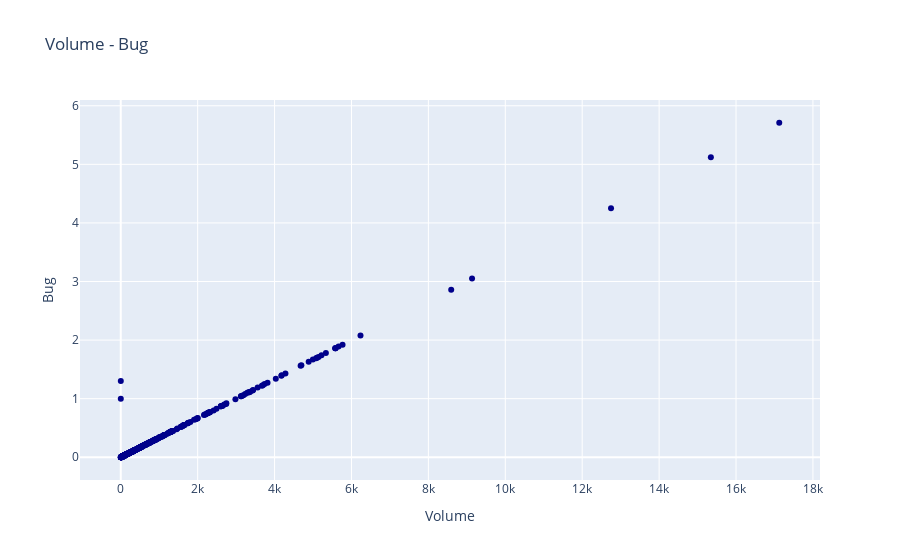

Write notebook code for a chart like this one.
### Code cell
trace = go.Scatter(x = data.v,
    y = data.b,
    mode = "markers",
    name = "Volume - Bug",
    marker = dict(color = 'darkblue'),
    text = "Bug (b)")

scatter_data = [trace]
scatter_layout = dict(title = 'Volume - Bug',
              xaxis = dict(title = 'Volume', ticklen = 5),
              yaxis = dict(title = 'Bug' , ticklen = 5),
             )
fig = dict(data = scatter_data, layout = scatter_layout)
iplot(fig)

### Figure 1 — Plotly figure (JSON) as saved in the notebook; plotly's stock layout.template omitted (floating-point values rounded to 4 significant figures; data arrays with more than 128 entries replaced by an {"elided": "..."} marker saying what was removed)
{"data": [{"marker": {"color": "darkblue"}, "mode": "markers", "name": "Volume - Bug", "text": "Bug (b)", "type": "scatter", "x": {"elided": "498 float values"}, "y": {"elided": "498 float values"}}], "layout": {"title": {"text": "Volume - Bug"}, "xaxis": {"ticklen": 5, "title": {"text": "Volume"}}, "yaxis": {"ticklen": 5, "title": {"text": "Bug"}}}}
